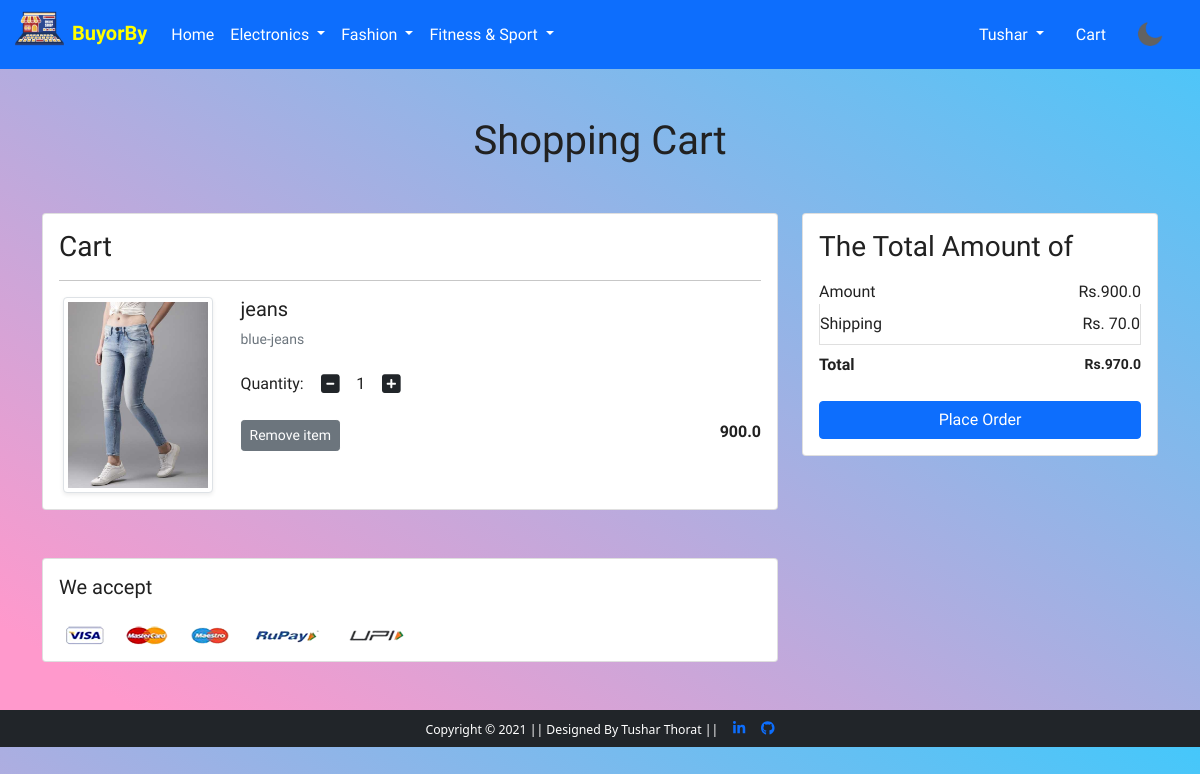
The app's page /cart/ (signed in) with its own data.
### app/models.py (models this page shows, shortened)
class Cart(models.Model):
    user = models.ForeignKey(User, on_delete=models.CASCADE)
    product = models.ForeignKey(Product, on_delete=models.CASCADE)
    quantity = models.PositiveIntegerField(default=1)
    def __str__(self):
        return str(self.id)

class Product(models.Model):
    title = models.CharField(max_length=100)
    selling_price =models.FloatField()
    discounted_price = models.FloatField()
    discripation = models.TextField(default = "anything")
    brand = models.CharField(max_length=100)
    category = models.CharField(choices=CATEGORY_CHOICES,max_length=2)
    product_image = models.ImageField(upload_to ='producting')

### app/views.py (the view)
# urls.py: path('cart/', views.show_cart, name='showcart'),
def show_cart(request):
    if request.user.is_authenticated:
        user  = request.user
        cart = Cart.objects.filter(user=user)
        print(cart)
        amount = 0.0
        shipping_amount = 70.00
        total_amount = 0.0
        cart_product = [p for p in Cart.objects.all() if p.user == user]
        print(cart_product)
        if cart_product:
            for p in cart_product:
                tempamount = (p.quantity * p.product.discounted_price)
                amount +=  tempamount
                totalamount = amount+shipping_amount
                print (totalamount)
            return render(request, 'app/addtocart.html',{'carts':cart,'totalamoutnt': totalamount, 'amount':amount})
        else:
            return render(request,'app/emptycart.html')

### app/templates/app/addtocart.html (shortened to what this page needs)
{% extends 'app/base.html' %}
{% load static %}
{% block main-content %}
<div class="container my-5">
 <div class="row">
  <h1 class="text-center mb-5">Shopping Cart</h1>
  <div class="col-sm-8">
  <div class="card">
   <div class="card-body">
    <h3 >Cart</h3>
    {% for cart in carts %}
    <hr>
    <div class="row">
     <div class="col-sm-3 text-center align-self-center"><img src="{{cart.product.product_image.url}}" alt="" srcset="" class="img-fluid img-thumbnail shadow-sm" height="150" width="150"> </div>
     <div class="col-sm-9">
      <div>
       <h5>{{cart.product.title}}</h5>
       <p class="mb-2 text-muted small">{{cart.product.discripation}}</p>
       <div class="my-3">
        <label for="quantity">Quantity:</label>
        <a class="minus-cart btn" pid ="{{cart.product.id}}"><i class="fas fa-minus-square fa-lg"></i></a>
          <span id="quantity">{{cart.quantity}}</span>
        <a class="plus-cart btn" pid="{{cart.product.id}}"><i class="fas fa-plus-square fa-lg"></i></a>
       </div>
       <div class="d-flex justify-content-between">
        <a href="#" class="btn btn-sm btn-secondary mr-3  remove-cart" pid="{{cart.product.id}}">Remove item </a>
        <p class="mb-0"><span><strong>{{cart.product.discounted_price}}</strong></span></p>
       </div>
      </div>
     </div>
    </div>
    {% endfor %}
   </div>
   </div>
  </div>
  <div class="col-sm-4">
   <div class="card">
    <div class="card-body">
      <h3>The Total Amount of</h3>
      <ul class="list-group">
       <li class="list-group-item d-flex justify-content-between align-items-center border-0 px-0 pb-0">Amount<span>Rs.{{amount}}</span></li>
       <li class="list-group-item d-flex justify-content-between align-items-center px-0">Shipping<span>Rs. 70.0</span></li>
       <li class="list-group-item d-flex justify-content-between align-items-center border-0 px-0 mb-3">
        <div>
           <strong>Total</strong> <small>
         </div>
         <span><strong>Rs.{{totalamoutnt}}</strong></span>
       </li>
      </ul>
      <div class="d-grid"><a href="{% url 'checkout' %}" class="btn btn-primary">Place Order</a></div>
    </div>
   </div>
  </div>
 </div>
</div>
<div class="container">
 <div class="row">
  <div class="col-sm-8">
   <div class="card">
    <div class="card-body">
      <h5 class="mb-4">We accept</h5>
      <img src="{% static 'app/images/payment.png' %}" alt="" class="img-fluid">
    </div>
  </div>
  </div>
 </div>
</div>
{% endblock main-content %}

### app/templates/app/base.html (shortened to what this page needs)
<!doctype html>
{% load static %}
<html lang="en">
  <head>
    <link href="https://cdn.jsdelivr.net/npm/bootstrap@5.0.0-beta1/dist/css/bootstrap.min.css" rel="stylesheet">
    <link rel="stylesheet" href="{% static 'app/css/owl.carousel.min.css' %}">
    <link rel="stylesheet" href="{% static 'app/css/all.min.css' %}">
    <link rel="stylesheet" href="{% static 'app/css/style.css' %}">
    <link rel="stylesheet" href="https://cdnjs.cloudflare.com/ajax/libs/font-awesome/5.15.3/css/all.min.css">
  </head>
  <body>
    <nav class="navbar navbar-expand-lg navbar-dark bg-primary">
     <div class="container">
       <a class="navbar-brand" href="/"><img src="{% static 'app/images/op.png' %}"  style="width: 55px;
    margin-right: 5px;
    margin-top: -12px; margin-bottompythpyt: -12px;" ><b style="color:yellow;">BuyorBy</b></a></a>
       <div class="collapse navbar-collapse" id="navbarSupportedContent">
         <ul class="navbar-nav me-auto mb-2 mb-lg-0">
           <li class="nav-item">
             <a class="nav-link active" aria-current="page" href="/">Home</a>
           </li>
           <li class="nav-item dropdown">
             <a class="nav-link dropdown-toggle text-white" href="#" id="electronicsDropdown" role="button" data-bs-toggle="dropdown" aria-expanded="false">
               Electronics
             </a>
           </li>
           <li class="nav-item dropdown">
             <a class="nav-link dropdown-toggle text-white" href="#" id="fashionDropdown" role="button" data-bs-toggle="dropdown" aria-expanded="false">
               Fashion
             </a>
           </li>
            <li class="nav-item dropdown">
             <a class="nav-link dropdown-toggle text-white" href="#" id="electronicsDropdown" role="button" data-bs-toggle="dropdown" aria-expanded="false">
               Fitness & Sport
             </a>
         </ul>
         <div>
          <ul class="navbar-nav me-auto mb-2 mb-lg-0">
          {% if request.user.is_authenticated %}
           <li class="nav-item dropdown mx-2">
              <a class="nav-link dropdown-toggle text-white" href="#" id="profileDropdown" role="button" data-bs-toggle="dropdown" aria-expanded="false">
                {{request.user.username|capfirst}}
              </a>
            </li>
            <li class="nav-item mx-2">
             <a href="{% url 'showcart' %}" class="nav-link text-white"> Cart </a>
            </li>
            {% endif %}
          </ul>
         </div>
       </div>
     </div>
      <img src="{% static 'app/images/banner/moon.png' %}" id="i">
    </nav>
    {% block main-content %} {% endblock main-content %}
    <footer class="container-fluid bg-dark text-center p-2 mt-5">
        <small class="text-white">Copyright &copy; 2021 || Designed By Tushar Thorat || </small>
         <a href="https://www.linkedin.com/in/tushar-thorat-aba200188/" target="_blank"><i class="fab fa-linkedin-in"></i></a>
         <a href="https://github.com/Tushar-Thorat-2001" target="_blank"> <i class="fab fa-github"></i></a>
    </footer>
  </body>
</html>

### app/static/app/css/style.css (style rules this page uses)
* { margin: 0; padding: 0; }
body { background:var(--primary-colour); }
:root { --primary-colour:linear-gradient(to bottom left, #33ccff -9%, #ff99cc 92%); --secondary-color:#212121; }
.container { color:var(--secondary-color); font-family: 'Kaushan Script', cursive; }
.card-body { color: #212121; }
nav { color: var(--primary-colour); }
footer a { margin-left:1%; }

### app/templates/app/base.html (style rules this page uses)
#i { width:30px; cursor: pointer; margin-right:3%; }

### records on screen
Cart: product.product_image (picture), product "jeans", product.discripation "blue-jeans", quantity "1", product.discounted_price "900.0"

### other values on screen
{{ request.user.username|capfirst }} "Tushar"
{{ amount }} "900.0"
{{ totalamoutnt }} "970.0"
